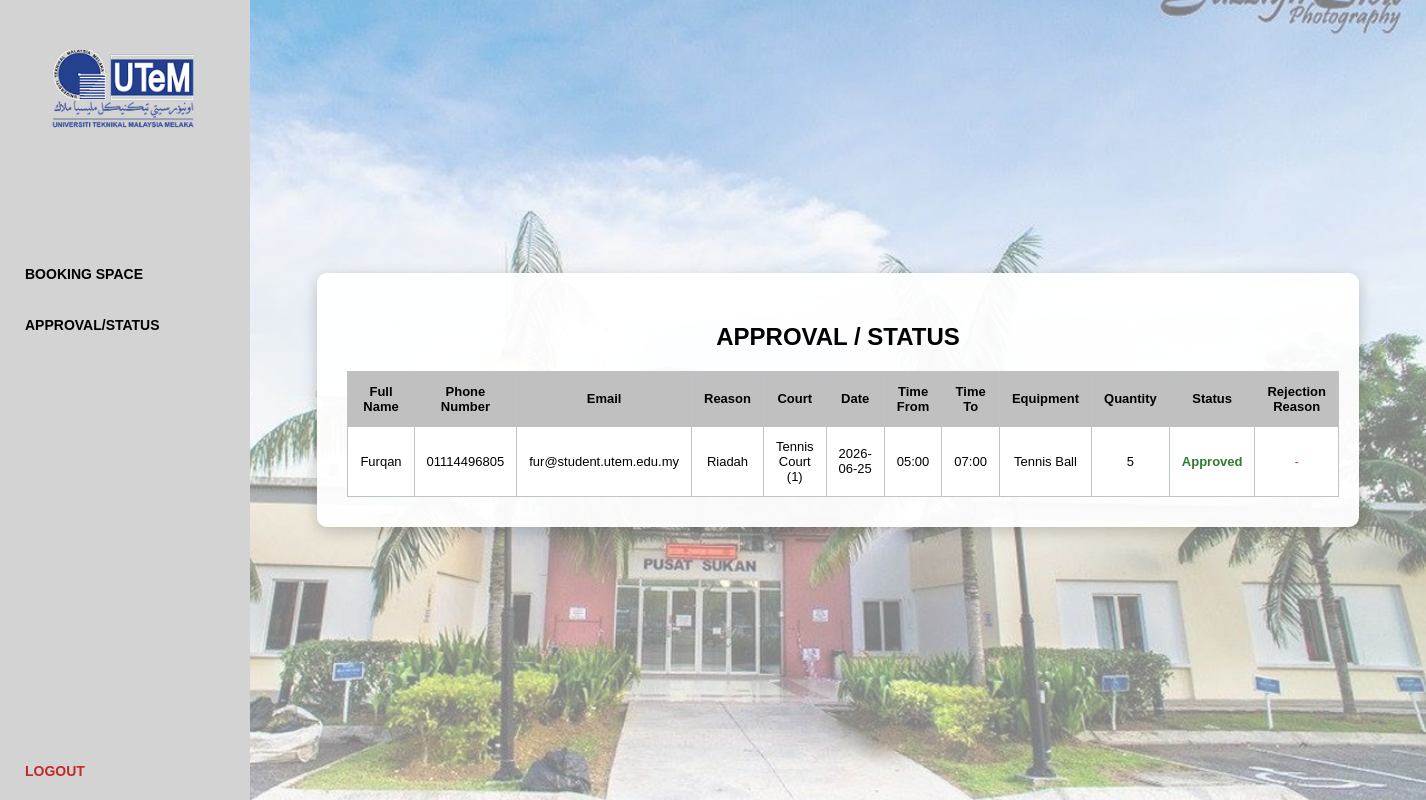
Page /Approval.php (signed in) on the earlier database version.
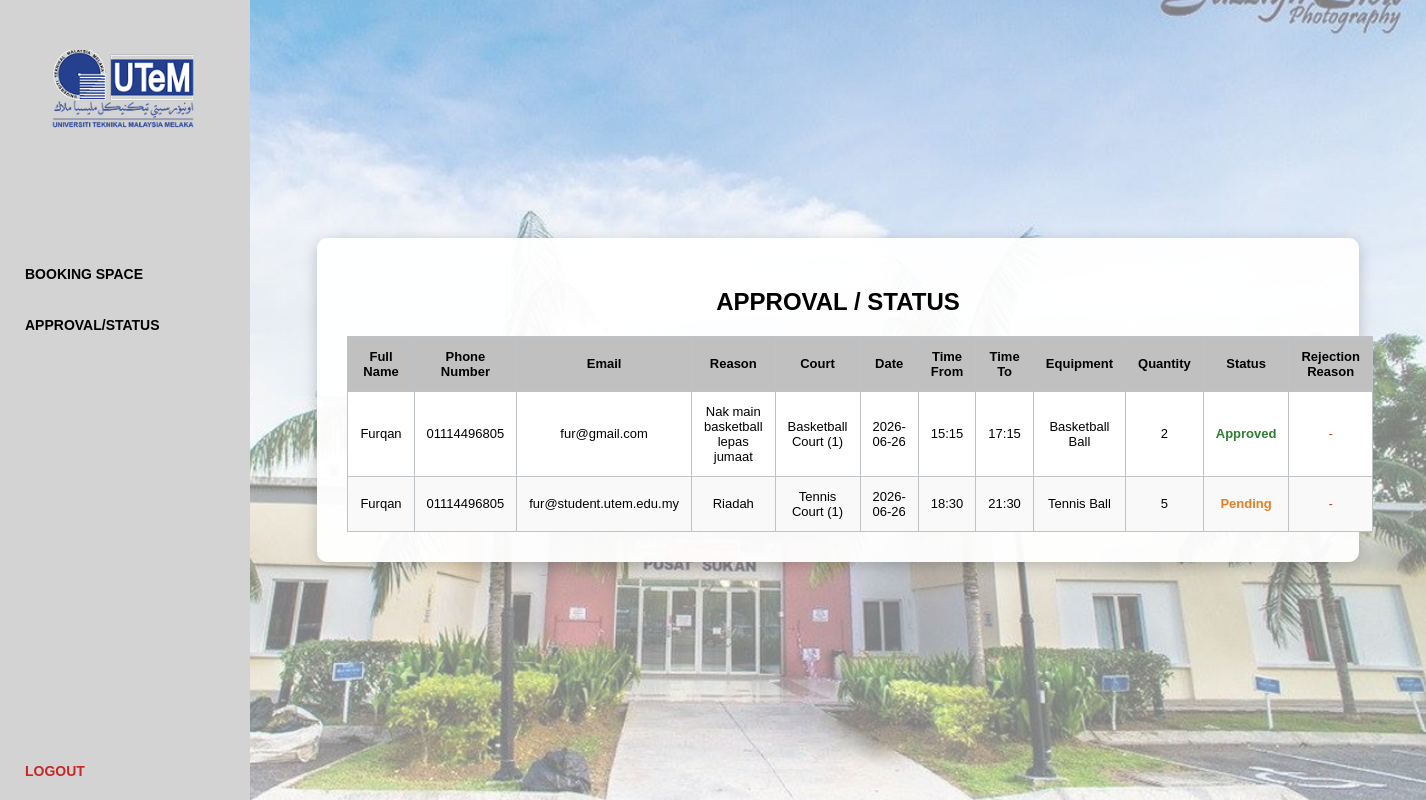
Same page on the later database version.
### tables this page shows
CREATE TABLE IF NOT EXISTS `booking` (
  `booking_id` int(11) NOT NULL AUTO_INCREMENT,
  `booking_status` varchar(50) NOT NULL DEFAULT 'Pending',
  `booking_details` varchar(255) DEFAULT NULL,
  `guest_id` int(11) DEFAULT NULL,
  `rejection_reason` varchar(200) DEFAULT NULL,
  PRIMARY KEY (`booking_id`),
  KEY `guest_id` (`guest_id`)
);

### Approval.php (the view, shortened to what this page needs)
<?php
include "db.php";
$current_guest = $_SESSION['guest_id'] ?? null;
?>
<!DOCTYPE html>
<html lang="en">
<head>
</head>
<body>
  <header>
    <div class="logo">
      <img src="UTeM Clear.png" alt="Pusat Sukan Logo">
    </div>
    <nav>
      <ul>
        <li><a href="MainPage.html">BOOKING SPACE</a></li>
        <li><a href="Approval.php">APPROVAL/STATUS</a></li>
        <li style="margin-top: 400px;"><a href="index.php" style="color: #c62828;">LOGOUT</a></li>
      </ul>
    </nav>
  </header>
  <section>
    <div class="container">
      <h2>APPROVAL / STATUS</h2>
      <table>
        <thead>
          <tr>
            <th>Full Name</th>
            <th>Phone Number</th>
            <th>Email</th>
            <th>Reason</th>
            <th>Court</th>
            <th>Date</th>
            <th>Time From</th>
            <th>Time To</th>
            <th>Equipment</th>
            <th>Quantity</th>
            <th>Status</th>
            <th>Rejection Reason</th>
          </tr>
        </thead>
        <tbody>
          <?php
          if ($current_guest) {
              $stmt = $conn->prepare("
                  SELECT booking_id, booking_status, booking_details, guest_id, rejection_reason
                  FROM booking
                  WHERE guest_id = ?
                  ORDER BY booking_id DESC
              ");
              $stmt->bind_param("s", $current_guest);
              $stmt->execute();
              $result = $stmt->get_result();
              if ($result && $result->num_rows > 0) {
                  while ($row = $result->fetch_assoc()) {
                      $details_string = $row['booking_details'] ?? '';
                      $val = explode("\t", $details_string);
                      $name      = htmlspecialchars($val[0] ?? '-');
                      $phone     = htmlspecialchars($val[1] ?? '-');
                      $email     = htmlspecialchars($val[2] ?? '-');
                      $reason    = htmlspecialchars($val[3] ?? '-');
                      $court     = htmlspecialchars($val[4] ?? '-');
                      $date      = htmlspecialchars($val[5] ?? '-');
                      $timeFrom  = htmlspecialchars($val[6] ?? '-');
                      $timeTo    = htmlspecialchars($val[7] ?? '-');
                      $equipment = (!isset($val[8]) || trim($val[8]) === '') ? '-' : htmlspecialchars($val[8]);
                      $quantity  = (!isset($val[9]) || trim($val[9]) === '') ? '-' : htmlspecialchars($val[9]);
                      $status = $row['booking_status'] ?? 'Pending';
                      if ($status === 'Approved') {
                          $status_class = 'status-approved';
                      } elseif ($status === 'Rejected') {
                          $status_class = 'status-rejected';
                      } else {
                          $status_class = 'status-pending';
                      }
                      if ($status === 'Rejected') {
                          $rejection_reason = htmlspecialchars($row['rejection_reason'] ?? '-');
                          if ($rejection_reason === '') {
                              $rejection_reason = '-';
                          }
                      } else {
                          $rejection_reason = '-';
                      }
                      echo "<tr>";
                      echo "<td>" . $name . "</td>";
                      echo "<td>" . $phone . "</td>";
                      echo "<td>" . $email . "</td>";
                      echo "<td>" . $reason . "</td>";
                      echo "<td>" . $court . "</td>";
                      echo "<td>" . $date . "</td>";
                      echo "<td>" . $timeFrom . "</td>";
                      echo "<td>" . $timeTo . "</td>";
                      echo "<td>" . $equipment . "</td>";
                      echo "<td>" . $quantity . "</td>";
                      echo "<td><span class='" . $status_class . "'>" . htmlspecialchars($status) . "</span></td>";
                      echo "<td><span class='rejection-reason'>" . $rejection_reason . "</span></td>";
                      echo "</tr>";
                  }
              } else {
                  echo "<tr><td colspan='12'>No database booking records found for your account.</td></tr>";
              }
          } else {
              echo "<tr><td colspan='12' style='color: #c62828;'>Please log in to view your reservation status.</td></tr>";
          }
          ?>
        </tbody>
      </table>
    </div>
  </section>
</body>
</html>

### Approval.php (style rules this page uses)
* { box-sizing: border-box; }
body { margin: 0; font-family: Arial, sans-serif; color: #000; background: url('Main Background.png') no-repeat center center fixed; background-size: cover; min-height: 100vh; display: flex; }
header { width: 250px; min-height: 100vh; background: #d3d3d3; display: flex; flex-direction: column; align-items: center; padding-top: 50px; flex-shrink: 0; }
.logo img { width: 150px; height: auto; margin-bottom: 95px; }
nav { width: 100%; margin-top: 20px; }
nav ul { padding: 0; margin: 0; width: 100%; list-style: none; }
nav ul li { width: 100%; margin-bottom: 5px; }
nav ul li a { display: block; padding: 15px 25px; text-decoration: none; color: #000000; font-size: 14px; font-weight: 600; transition: all 0.3s ease; }
section { flex: 1; display: flex; justify-content: center; align-items: center; padding: 40px; }
.container { width: 95%; max-width: 1400px; margin: auto; background: rgba(255, 255, 255, 0.95); padding: 30px; border-radius: 10px; text-align: center; box-shadow: 0 4px 15px rgba(0, 0, 0, 0.2); }
table { width: 100%; background-color: #ffffff; border-collapse: collapse; margin-top: 20px; }
table th, table td { border: 1px solid #bdc3c7; padding: 12px; text-align: center; font-size: 13px; }
table th { background-color: #C0C0C0; color: #000; font-weight: bold; }
tr:nth-child(even) { background-color: #f9f9f9; }
.status-approved { color: #2e7d32; font-weight: bold; }
.status-pending { color: #e67e22; font-weight: bold; }
.rejection-reason { color: #c62828; font-size: 12px; }

Differences in the rows shown:
removed booking: booking_details "Furqan", booking_details "01114496805", booking_details "fur@student.utem.edu.my", booking_details "Riadah", booking_details "Tennis Court (1)", booking_details "2026-06-25", booking_details "05:00", booking_details "07:00", booking_details "Tennis Ball", booking_details "5", booking_status "Approved", booking_status "-"
added booking: booking_details "Furqan", booking_details "01114496805", booking_details "fur@gmail.com", booking_details "Nak main basketball lepas jumaat", booking_details "Basketball Court (1)", booking_details "2026-06-26", booking_details "15:15", booking_details "17:15", booking_details "Basketball Ball", booking_details "2", booking_status "Approved", booking_status "-"
added booking: booking_details "Furqan", booking_details "01114496805", booking_details "fur@student.utem.edu.my", booking_details "Riadah", booking_details "Tennis Court (1)", booking_details "2026-06-26", booking_details "18:30", booking_details "21:30", booking_details "Tennis Ball", booking_details "5", booking_status "Pending", booking_status "-"
